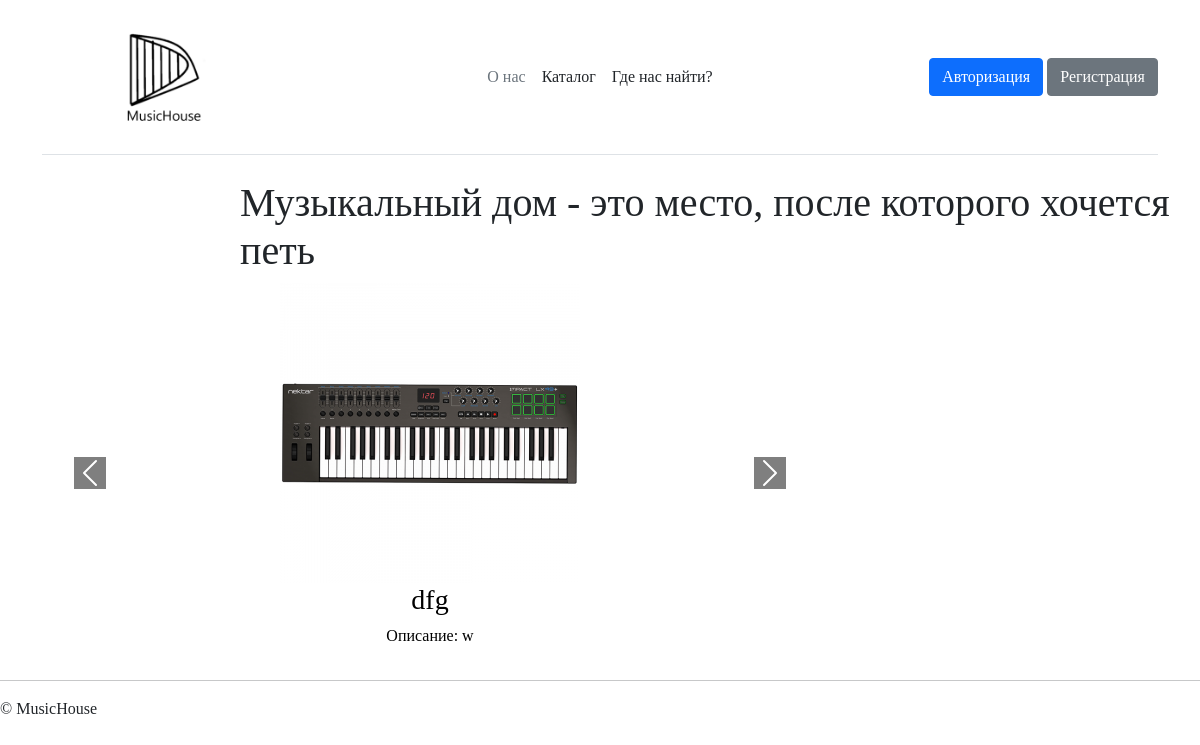
The app's page /, older data.
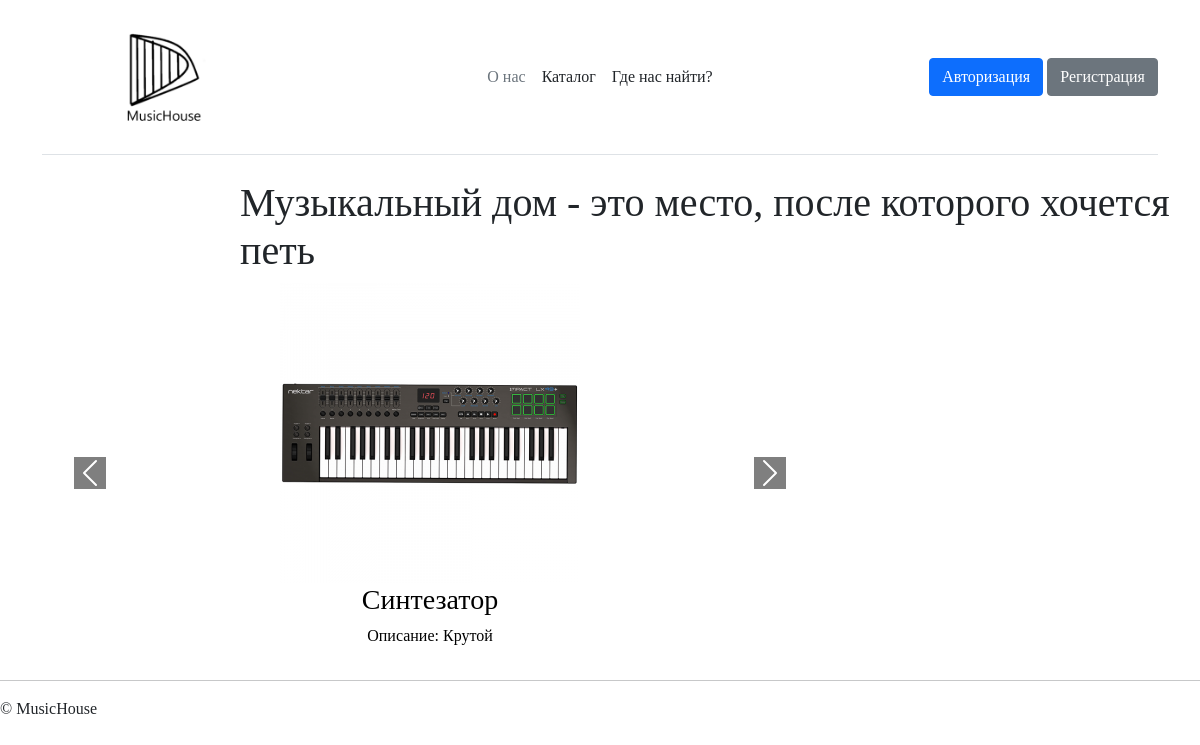
The same page, newer data.
### tables this page shows
CREATE TABLE `product` (
  `Id` int(11) NOT NULL,
  `image` varchar(255) NOT NULL,
  `name` varchar(50) NOT NULL,
  `price` varchar(50) NOT NULL,
  `description` varchar(500) NOT NULL,
  `country` varchar(50) NOT NULL,
  `model` varchar(50) NOT NULL,
  `year` int(11) NOT NULL,
  `count` int(11) NOT NULL,
  `IdCategory` int(11) NOT NULL
);

### index.php (the view, shortened to what this page needs)
<?php
include ("./PhpConnect/connect.php");
?>
<!DOCTYPE html>
<html lang="en">
<head>
</head>
<body>
    <?php
    include ("./PhpTemplate/header.php");
    ?>
    <h1 style="margin-left: 20%">Музыкальный дом - это место, после которого хочется петь</h1>
    <main>
         <div class= "container">
            <div class= "row">
         <?php
            $query = "SELECT * FROM product ORDER BY Id DESC LIMIT 5";
            $result = mysqli_query($connect, $query);
            if ($result) {
            echo '<div Id="carouselExampleCaptions" class="carousel slide" data-bs-ride="carousel">';
            echo '<div class="carousel-inner">';
            $active = 'active';
            while ($row = mysqli_fetch_assoc($result)) {
                echo '<div class="carousel-item ' . $active . '">';
                echo '<img class="imgCar" src="' . $row['image'] . '" alt="Изображение товара">';
                echo '<h3 style="color: black;">' . $row['name'] . '</h3>';
                echo '<p style="color: black;">Описание: ' . $row['description'] . '</p>';
                echo '<div class="carousel-caption d-none d-md-block">';
                echo '</div>';
                echo '</div>';
                $active = '';
            }
            echo '</div>';
            echo '<a class="carousel-control-prev" data-bs-target="#carouselExampleCaptions" type="button" data-bs-slide="prev">';
            echo '<span class="carousel-control-prev-icon" aria-hidden="true"></span>';
            echo '</a>';
            echo '<a class="carousel-control-next" data-bs-target="#carouselExampleCaptions" type="button" data-bs-slide="next">';
            echo '<span class="carousel-control-next-icon" aria-hidden="true"></span>';
            echo '</a>';
            echo '</div>';
            echo'</div>';
            }
        ?>
</div>
    </main>
    <?php
    include ("./PhpTemplate/footer.php");
    ?>
</body>
</html>

Row changes from the older to the newer data that the page shows:
removed product: image (picture), name "dfg", description "w"
added product: image (picture), name "Синтезатор", description "Крутой"
